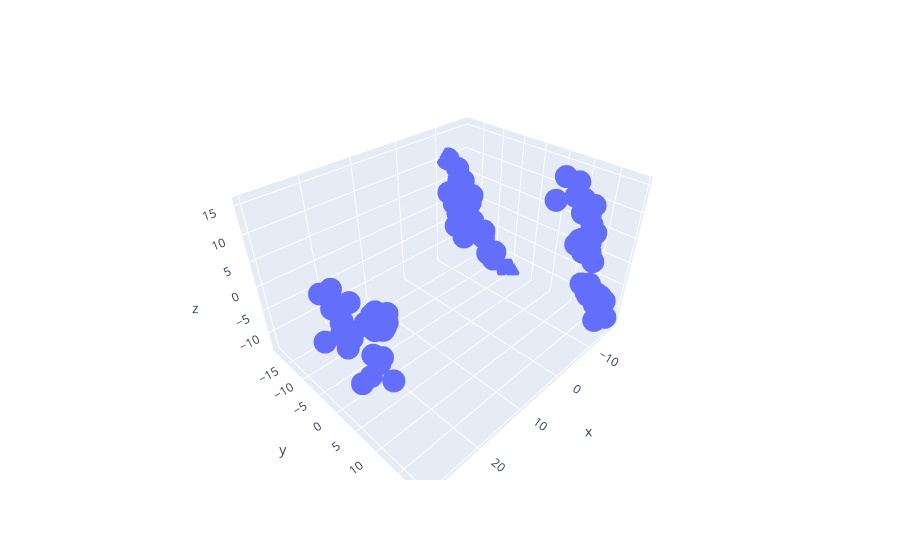

The notebook cell this image was saved under:
### Code cell
# visualize in 3D as interactive plot
fig = px.scatter_3d(x = data_pcs[:,0], y = data_pcs[:,1], z = data_pcs[:,2])
fig.show()
